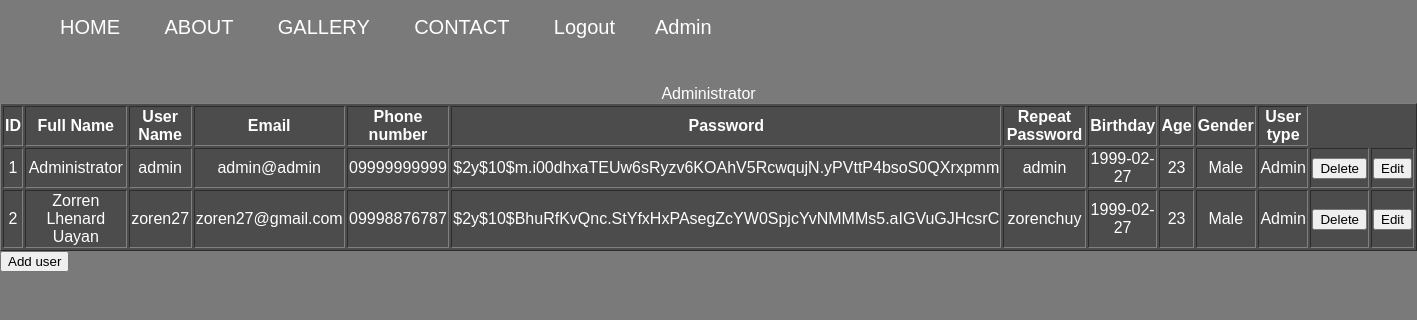
Page /Admin.php (signed in) on the committed database.
### tables this page shows
CREATE TABLE `users` (
  `id` int(11) NOT NULL,
  `fullName` varchar(50) NOT NULL,
  `userName` varchar(50) NOT NULL,
  `email` varchar(50) NOT NULL,
  `phone_num` varchar(11) NOT NULL,
  `pwd` varchar(80) NOT NULL,
  `repeatpwd` varchar(80) NOT NULL,
  `birthdate` date NOT NULL,
  `age` varchar(3) NOT NULL,
  `gender` varchar(20) NOT NULL,
  `user_type` varchar(20) NOT NULL
);

### Admin.php (the view, shortened to what this page needs)
<!DOCTYPE html>
<html lang="en">
<head>
    <link rel="stylesheet" href="login.css">
    <link rel="stylesheet" href="css/lightbox.min.css">
</head>
<body style="color:white;">
    <header>
        <nav>
            <ul class="nav">
                <li><a href="Home.php">HOME</a></li>
                <li><a href="about.php">ABOUT</a></li>
                <li><a href="gallery.php">GALLERY</a></li>
                <li><a href="Contact.php">CONTACT</a></li>
                <?php
                if ($_SESSION['usertype'] == "Admin"){
                    echo '<li><a href="php_files/logout.php">Logout</a></li>';
                    echo '<li><a href="Admin.php">Admin</a></li>';
                } else {
                    echo '<li><a href="php_files/logout.php">Logout</a></li>';
                }
                ?>
            </ul>
        </nav>
    </header>
    <main>
    <table border="1" cell style="background-color: #00000061; text-align:center;">
        <caption style="margin-top: 30px;">
            Administrator
        </caption>
        <thead>
            <th>ID</th>
            <th>Full Name</th>
            <th>User Name</th>
            <th>Email</th>
            <th>Phone number</th>
            <th>Password</th>
            <th>Repeat Password</th>
            <th>Birthday</th>
            <th>Age</th>
            <th>Gender</th>
            <th>User type</th>
        </thead>
        <?php
			include_once "php_files/dbh.php";
            $query = "SELECT * FROM users";
            $run = mysqli_query($conn, $query);
            if (mysqli_num_rows($run) > 0){
                while($row=mysqli_fetch_array($run)){
        ?>
            <tr>
                <td><?php echo $row['id']; ?></td>
                <td><?php echo $row['fullName']; ?></td>
                <td><?php echo $row['userName']; ?></td>
                <td><?php echo $row['email']; ?></td>
                <td><?php echo $row['phone_num']; ?></td>
                <td><?php echo $row['pwd']; ?></td>
                <td><?php echo $row['repeatpwd']; ?></td>
                <td><?php echo $row['birthdate']; ?></td>
                <td><?php echo $row['age']; ?></td>
                <td><?php echo $row['gender']; ?></td>
                <td><?php echo $row['user_type']; ?></td>
                <td>
                    <form action="php_files/delete.php" method="POST">
                        <button class="delete" name="delete" value="submit">Delete</button>
                    </form>
                </td>
                <td>
                    <form action="Signup.php" method="POST">
                        <button class="edit" name="edit_submit_btn" type="submit">Edit</button>
                    </form>
                </td>
            </tr>
        <?php
			}
        }
		?>
    </table>
        <a href="Signup.php"><button class="add_user_btn">Add user</button></a>
    </main>
</body>
</html>

### login.css (style rules this page uses)
body { margin: 0; padding: 0; font-family: 'Gill Sans', 'Gill Sans MT', Calibri, 'Trebuchet MS', sans-serif; background-color: rgb(122, 122, 122); }
ul { float: left; list-style-type: none; }
ul li { display: inline-block; }
ul li a { text-decoration: none; font-size: 20px; color: white; padding: 5px 20px; }

### rows in the picture
users: id "1", fullName "Administrator", userName "admin", email "admin@admin", phone_num "09999999999", pwd "$2y$10$m.i00dhxaTEUw6sRyzv6KOAhV5RcwqujN.yPVttP4bsoS0QXrxpmm", repeatpwd "admin", birthdate "1999-02-27", age "23", gender "Male", user_type "Admin"
users: id "2", fullName "Zorren Lhenard Uayan", userName "zoren27", email "zoren27@gmail.com", phone_num "09998876787", pwd "$2y$10$BhuRfKvQnc.StYfxHxPAsegZcYW0SpjcYvNMMMs5.aIGVuGJHcsrC", repeatpwd "zorenchuy", birthdate "1999-02-27", age "23", gender "Male", user_type "Admin"
